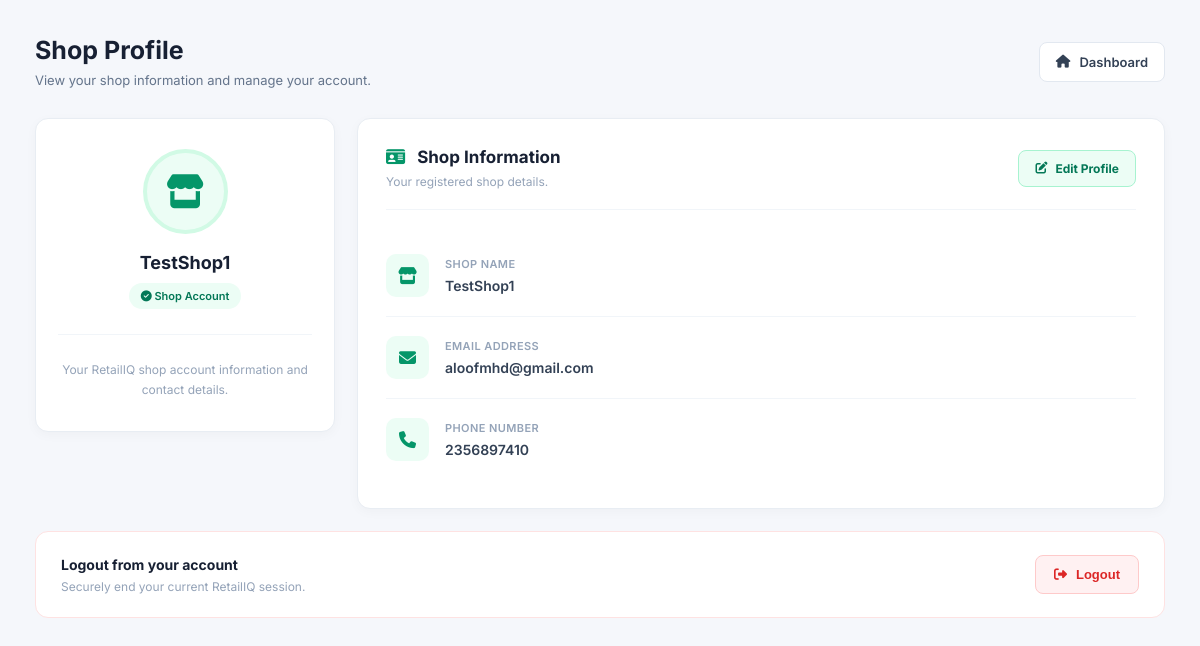
Page /shopProfile (signed in) on the earlier database version.
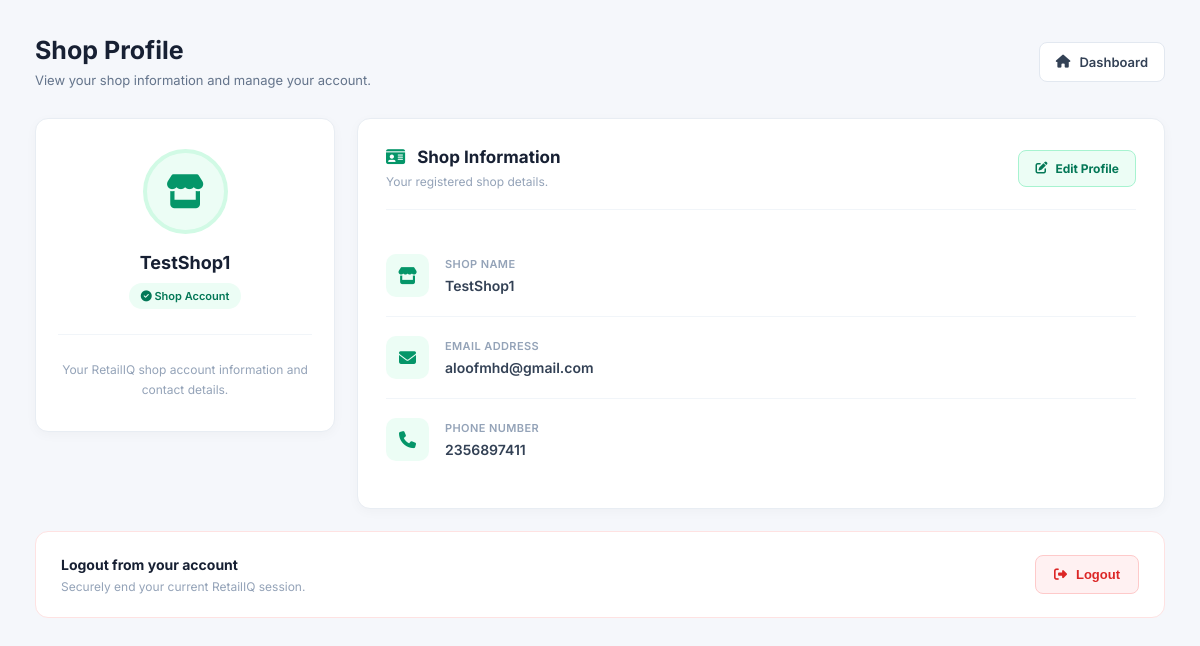
Same page on the later database version.
### RetailIQApp/models.py (models this page shows)
class ShopTable(models.Model):
    shop_name = models.CharField(max_length=40, null=True, blank=True)
    email = models.EmailField(max_length=50, null=True, blank=True)
    phone = models.CharField(max_length=20, null=True, blank=True)
    date_joined = models.DateTimeField(auto_now_add=True)
    LOGINID = models.ForeignKey(LoginTable, on_delete=models.CASCADE, null=True, blank=True)

### RetailIQApp/views.py (the view)
# urls.py: path('shopProfile',shopProfile.as_view(),name='shopProfile'),
class shopProfile(View):
    def get(self, request):
        obj = ShopTable.objects.get(LOGINID__id=request.session['loginid'])
        return render(
            request,
            'shop/shop_profile.html',
            {'shop_data': obj})

### templates/Shop/shop_profile.html (shortened to what this page needs)
<!DOCTYPE html>
<html lang="en">
<head>
    <link rel="stylesheet" href="https://cdnjs.cloudflare.com/ajax/libs/font-awesome/6.5.0/css/all.min.css">
</head>
<body>
<div class="main">
    <div class="topbar">
        <div class="page-title">
            <h2>Shop Profile</h2>
            <p>View your shop information and manage your account.</p>
        </div>
        <a href="/shop_home" class="back-btn">
            <i class="fa-solid fa-house"></i>
            Dashboard
        </a>
    </div>
    <div class="profile-layout">
        <div class="profile-card">
            <div class="profile-avatar">
                <i class="fa-solid fa-store"></i>
            </div>
            <h3>{{ shop_data.shop_name }}</h3>
            <span class="profile-label">
                <i class="fa-solid fa-circle-check"></i>
                Shop Account
            </span>
            <div class="profile-divider"></div>
            <p class="description">
                Your RetailIQ shop account information and contact details.
            </p>
        </div>
        <div class="details-card">
            <div class="card-header">
                <div>
                    <h3>
                        <i class="fa-solid fa-id-card" style="color:#059669; margin-right:8px;"></i>
                        Shop Information
                    </h3>
                    <p>Your registered shop details.</p>
                </div>
                <a href="editShopProfile/{{shop_data.id}}" class="edit-btn">
                    <i class="fa-solid fa-pen-to-square"></i>
                    Edit Profile
                </a>
            </div>
            <div class="detail-item">
                <div class="detail-icon">
                    <i class="fa-solid fa-store"></i>
                </div>
                <div class="detail-info">
                    <label>Shop Name</label>
                    <p>{{ shop_data.shop_name }}</p>
                </div>
            </div>
            <div class="detail-item">
                <div class="detail-icon">
                    <i class="fa-solid fa-envelope"></i>
                </div>
                <div class="detail-info">
                    <label>Email Address</label>
                    <p>{{ shop_data.email }}</p>
                </div>
            </div>
            <div class="detail-item">
                <div class="detail-icon">
                    <i class="fa-solid fa-phone"></i>
                </div>
                <div class="detail-info">
                    <label>Phone Number</label>
                    <p>{{ shop_data.phone }}</p>
                </div>
            </div>
        </div>
    </div>
    <div class="account-actions">
        <div class="logout-info">
            <h4>Logout from your account</h4>
            <p>Securely end your current RetailIQ session.</p>
        </div>
            <button type="submit" class="logout-btn">
                <i class="fa-solid fa-right-from-bracket"></i>
                Logout
            </button>
    </div>
</div>
</body>
</html>

Differences in the rows shown:
changed ShopTable "TestShop1": phone "2356897410" → "2356897411"
